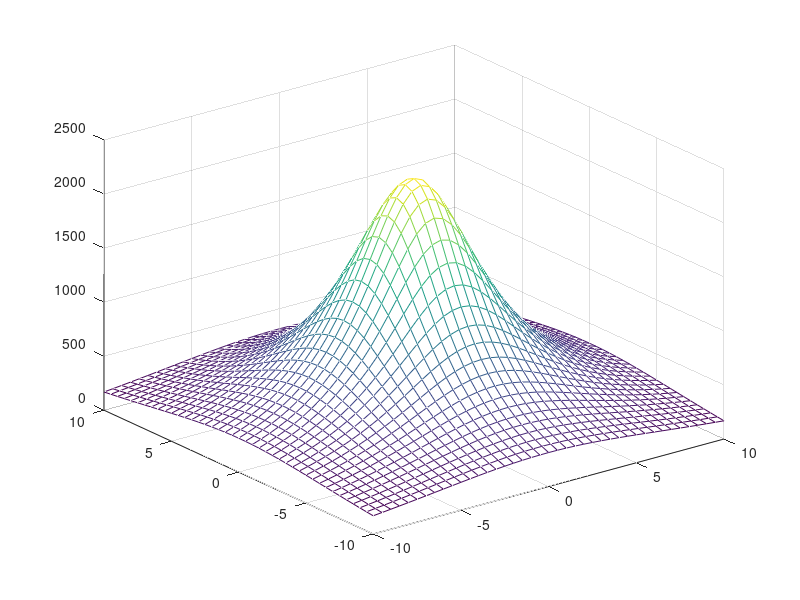
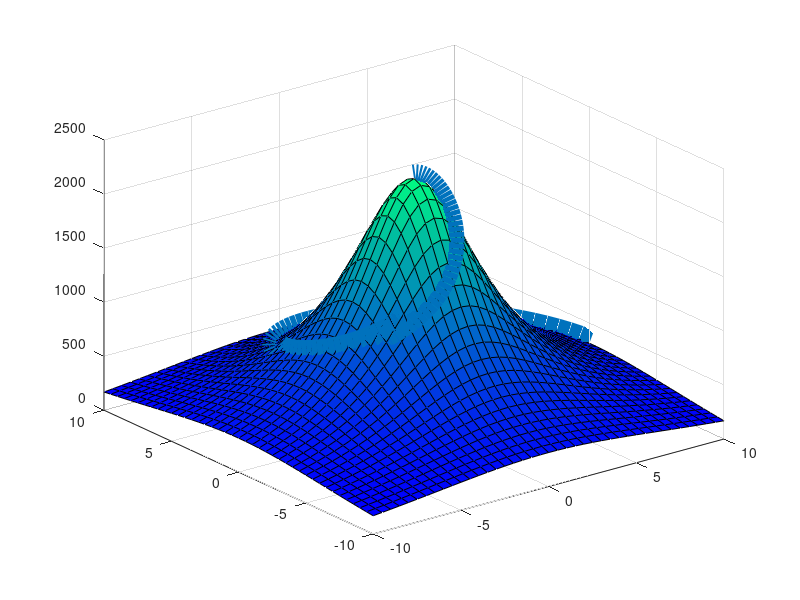
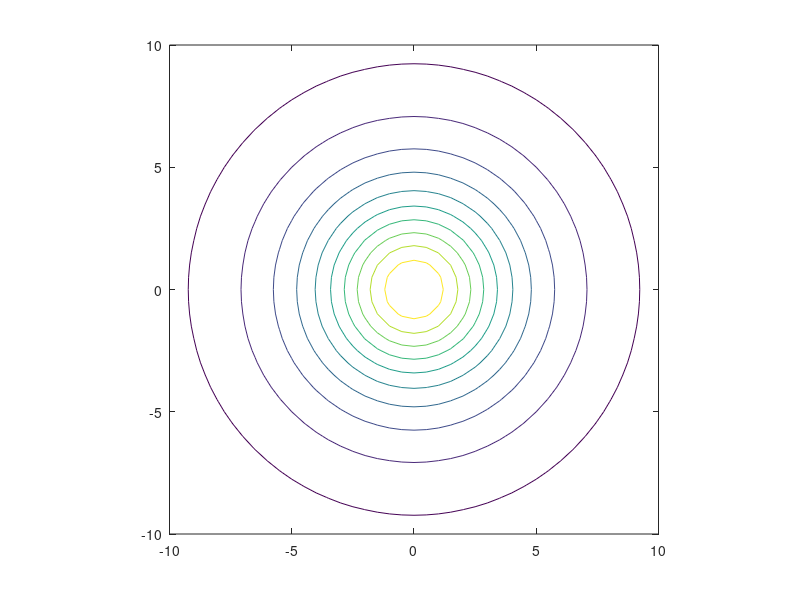
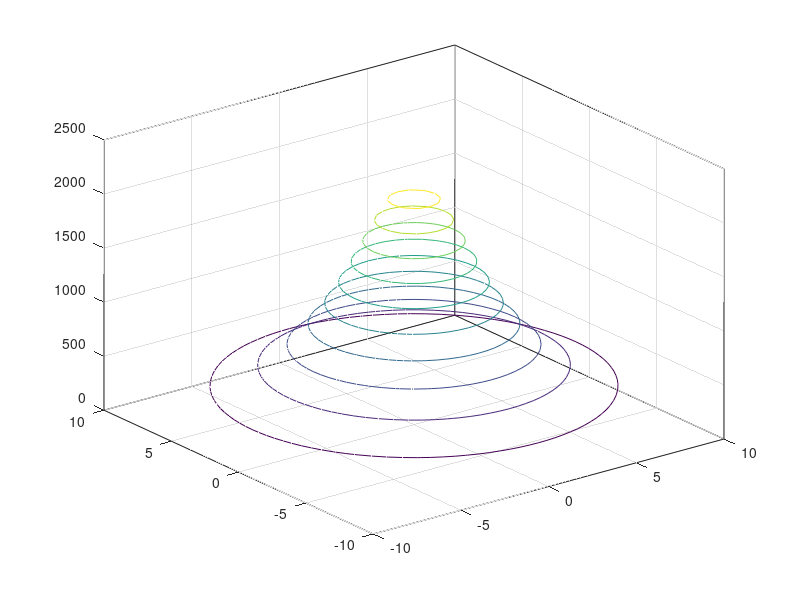

These charts were generated, in order, by the following MATLAB code: (Note: this script raises an error after producing the figures.)
h0 = 2277;   % Height of the top of the mountain (m)
R = 4;      % Radius of the mountain (km)
%endinitvalues

% Grid for x, y values (km)
x = linspace(-10, 10, 41);
y = x;
[xv, yv] = meshgrid(x, y);

hv = h0./(1 + (xv.^2+yv.^2)/(R^2));      % Elevation coordinates (m)
% endinitgrid

s = linspace(0, 2*pi, 100);
curve_x = 10*(1 - s/(2*pi)).*cos(s);
curve_y = 10*(1 - s/(2*pi)).*sin(s);
curve_z = h0./(1 + 100*(1 - s/(2*pi)).^2/(R^2));
% endparamcurve




% Simple plot of mountain

figure(1)
mesh(xv, yv, hv);

% Simple plot of mountain and parametric curve
figure(2)
surf(xv, yv, hv);
colormap winter

% add the parametric curve. LineWidth controls the width of the curve
hold on
plot3(curve_x, curve_y, curve_z, 'LineWidth', 20);
% endsimpleplots




% Define a coarser grid for the vector field
x2 = linspace(-10, 10, 11);
y2 = x2;
[x2v, y2v] = meshgrid(x2, y2);
h2v = h0./(1 + (x2v.^2 + y2v.^2)/(R^2)); % Surface on coarse grid
% endcoarsergrid

% startgradient
[dhdx, dhdy] = gradient(h2v); % dh/dx, dh/dy
% endgradient


% Default two-dimensional contour plot with 7 colored lines
figure(3)
contour(xv, yv, hv);
axis equal

% Default three-dimensional contour plot
figure(4)
contour3(xv, yv, hv);



% View the contours by displaying as an image
figure(6)
pcolor(hv/max(max(abs(hv))));

% 10 contour lines (equally spaced contour levels)
figure(7)
contour(xv, yv, hv, 10);
axis equal

% 10 black ('k') contour lines
figure(8)
contour(xv, yv, hv, 10, 'k');
axis equal

% Specify the contour levels explicitly as a list
figure(9)
levels = [500, 1000, 1500, 2000];
contour(xv, yv, hv, levels);
axis equal

% Add labels with the contour level for each contour line
figure(10)
cs = contour(xv, yv, hv);
clabel(cs, 'FontSize',12);
axis equal
%end contourplots






% Draw contours and gradient field of h
figure(11)
quiver(x2v, y2v, dhdx, dhdy, 'color', [1 0 0]);
hold on
contour(xv, yv, hv);
axis equal
% end draw contours and gradient field of h



% set font

figure(1)
ax = gca;
ax.XAxis.FontSize = 24;
ax.YAxis.FontSize = 24;
ax.ZAxis.FontSize = 24;
print('images/simple_plot_matlab_tocrop','-dpdf')
print('images/simple_plot_matlab','-dpng')

figure(2)
ax = gca;
ax.XAxis.FontSize = 24;
ax.YAxis.FontSize = 24;
ax.ZAxis.FontSize = 24;
print('images/simple_plot_colours_matlab_tocrop','-dpdf')
print('images/simple_plot_colours_matlab','-dpng')

% Save contour plots

figure(3)
ax = gca;
ax.XAxis.FontSize = 24;
ax.YAxis.FontSize = 24;
print('images/default_contour_matlab_tocrop','-dpdf')
print('images/default_contour_matlab','-dpng')

figure(4)
ax = gca;
ax.XAxis.FontSize = 24;
ax.YAxis.FontSize = 24;
ax.ZAxis.FontSize = 24;
print('images/default_contour3_matlab_tocrop','-dpdf')
print('images/default_contour3_matlab','-dpng')

figure(6)
ax = gca;
ax.XAxis.FontSize = 24;
ax.YAxis.FontSize = 24;
print('images/contour_imshow_matlab_tocrop','-dpdf')
print('images/contour_imshow_matlab','-dpng')

figure(7)
ax = gca;
ax.XAxis.FontSize = 24;
ax.YAxis.FontSize = 24;
print('images/contour_10levels_matlab_tocrop','-dpdf')
print('images/contour_10levels_matlab','-dpng')

figure(8)
ax = gca;
ax.XAxis.FontSize = 24;
ax.YAxis.FontSize = 24;
print('images/contour_10levels_black_matlab_tocrop','-dpdf')
print('images/contour_10levels_black_matlab','-dpng')

figure(9)
ax = gca;
ax.XAxis.FontSize = 24;
ax.YAxis.FontSize = 24;
print('images/contour_speclevels_matlab_tocrop','-dpdf')
print('images/contour_speclevels_matlab','-dpng')

figure(10)
ax = gca;
ax.XAxis.FontSize = 24;
ax.YAxis.FontSize = 24;
print('images/contour_clabel_matlab_tocrop','-dpdf')
print('images/contour_clabel_matlab','-dpng')


% Save vector field plots

figure(11)
ax = gca;
ax.XAxis.FontSize = 12;
ax.YAxis.FontSize = 12;
print('images/quiver_matlab_advanced_tocrop','-dpdf')
print('images/quiver_matlab_advanced','-dpng')